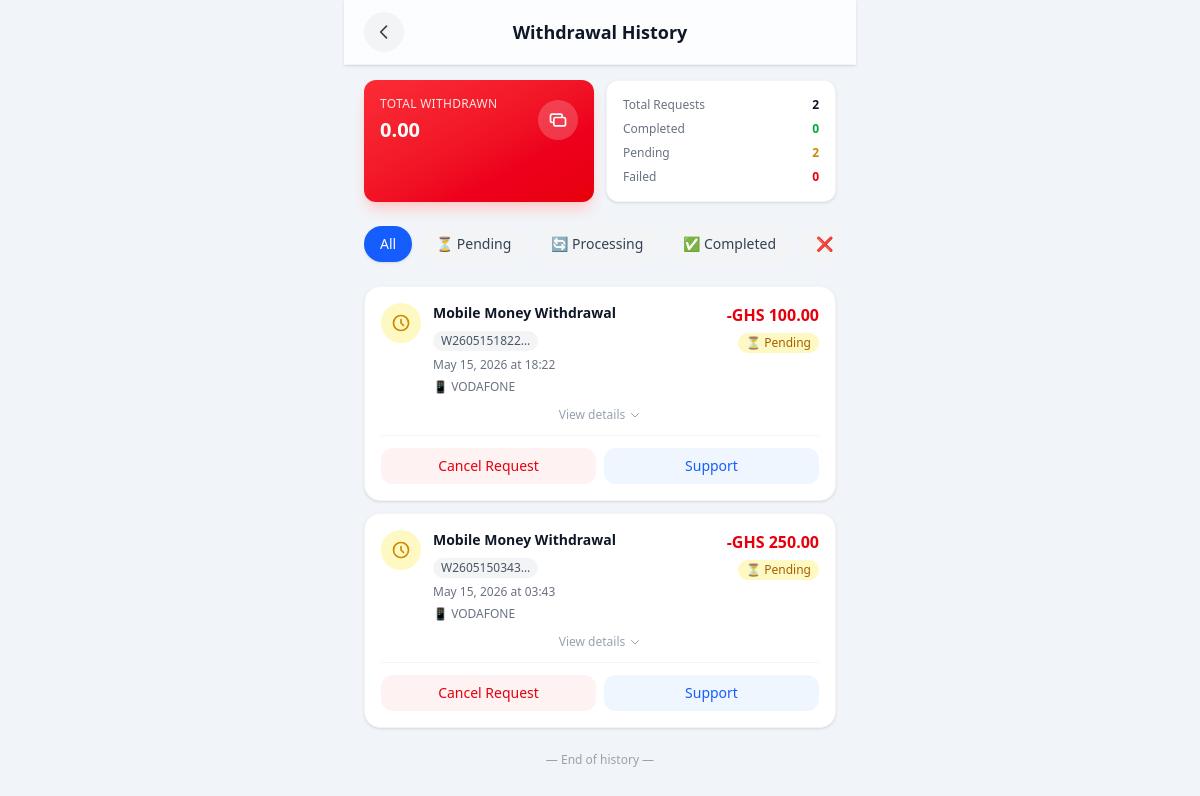
The page /core/withdrawal-records/ (signed in) on the database as committed earlier.
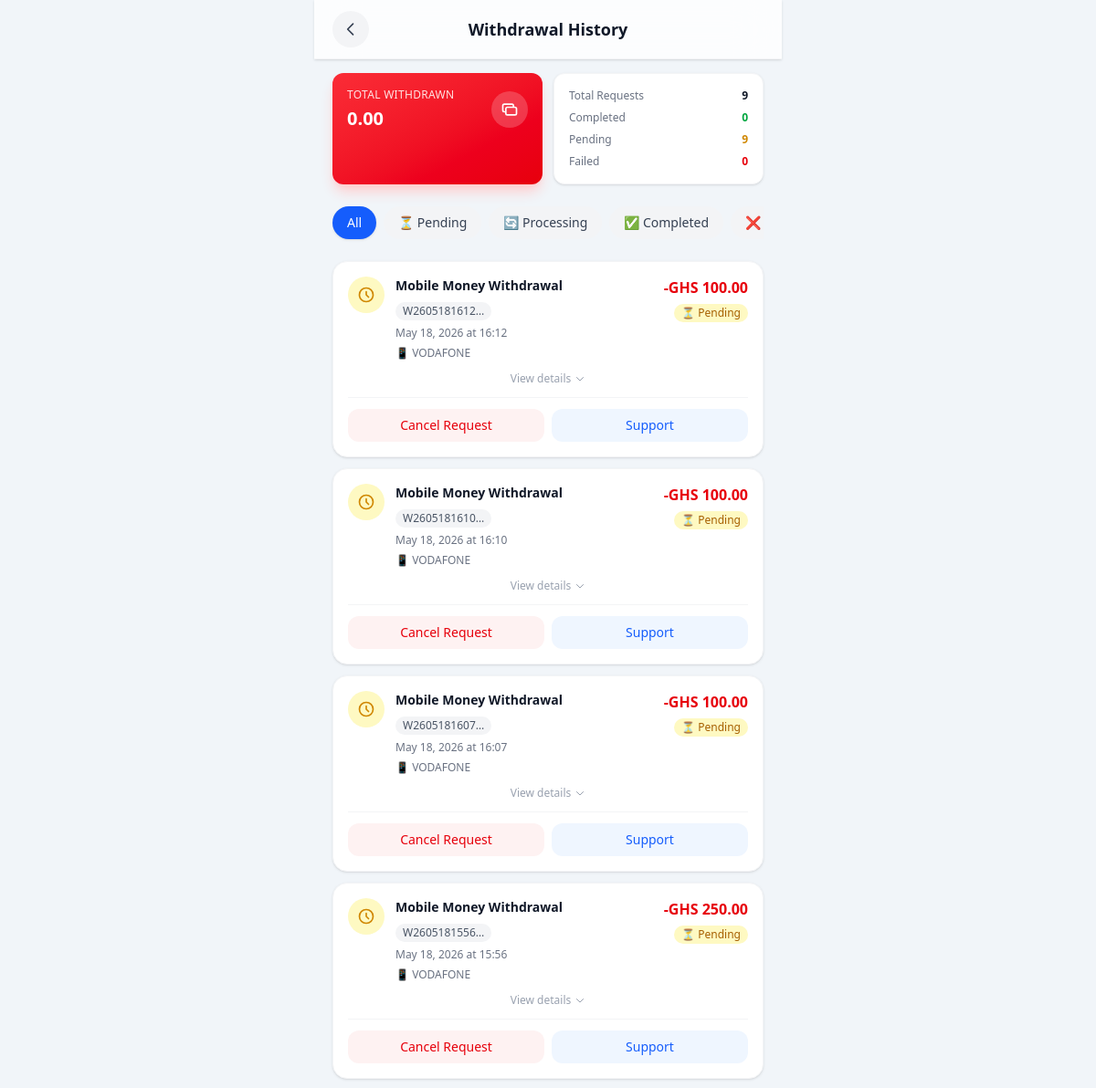
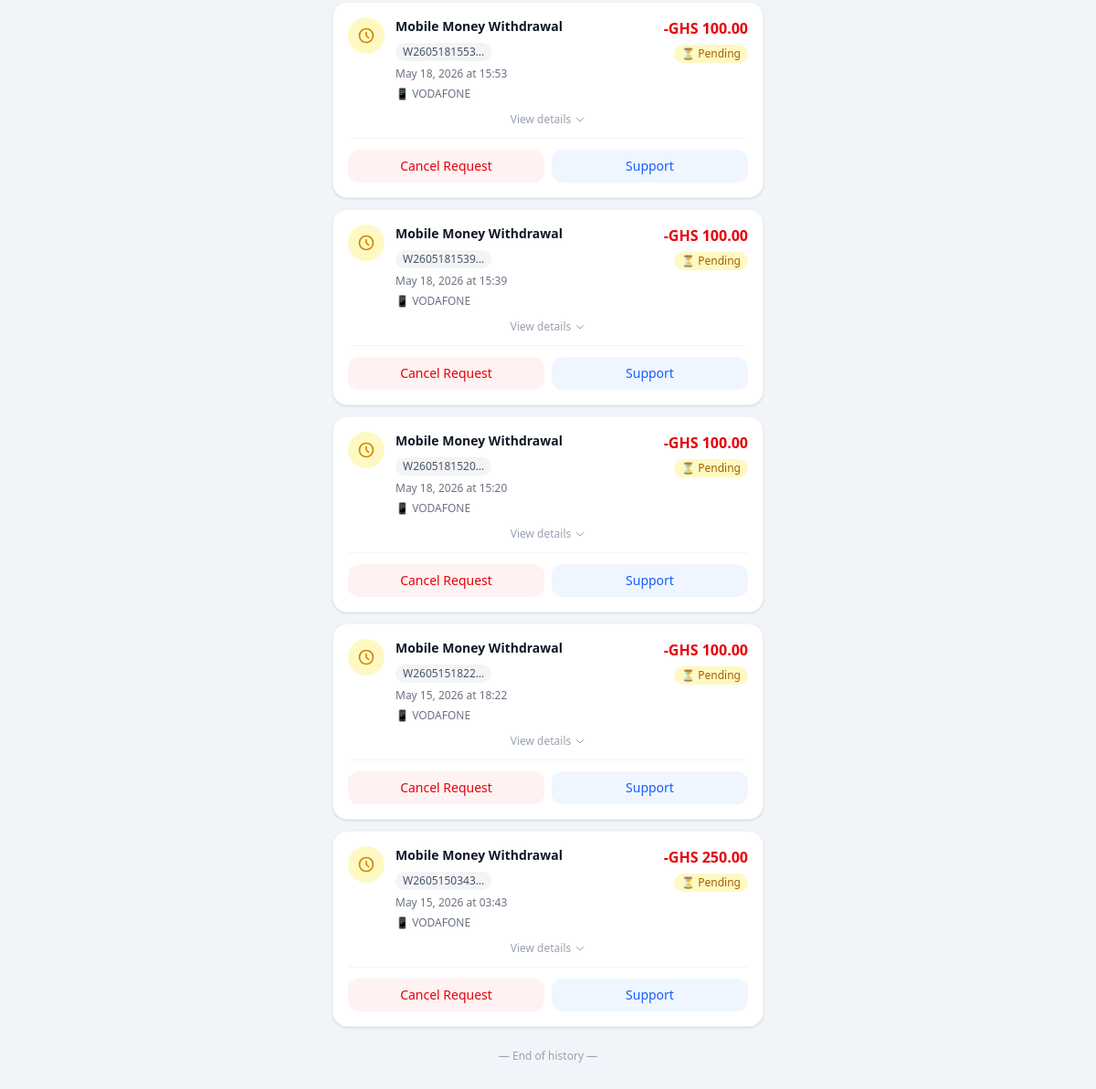
The same page on the database as committed later (2 pictures, top to bottom).
### core/models.py (models this page shows, shortened)
class WithdrawalTransaction(models.Model):
    STATUS_PENDING = 'pending'
    STATUS_PROCESSING = 'processing'
    STATUS_COMPLETED = 'completed'
    STATUS_FAILED = 'failed'
    STATUS_CHOICES = [
        (STATUS_PENDING, 'Pending'),
        (STATUS_PROCESSING, 'Processing'),
        (STATUS_COMPLETED, 'Completed'),
        (STATUS_FAILED, 'Failed'),
    ]
    WITHDRAWAL_METHODS = [
        ('mobile_money', 'Mobile Money'),
        ('bank_transfer', 'Bank Transfer'),
    ]
    id = models.UUIDField(primary_key=True, default=uuid.uuid4, editable=False)
    user = models.ForeignKey(
        settings.AUTH_USER_MODEL,
        on_delete=models.CASCADE,
        related_name='withdrawal_transactions'
    )
    reference = models.CharField(max_length=64, unique=True, blank=True)
    amount = models.DecimalField(max_digits=12, decimal_places=2)
    currency = models.CharField(max_length=10, default='GHS')
    status = models.CharField(max_length=16, choices=STATUS_CHOICES, default=STATUS_PENDING)
    withdrawal_method = models.CharField(max_length=32, choices=WITHDRAWAL_METHODS)
    withdrawal_details = models.JSONField(default=dict, blank=True, help_text='Store withdrawal method details')
    notes = models.TextField(blank=True)
    processed_at = models.DateTimeField(blank=True, null=True)
    created_at = models.DateTimeField(auto_now_add=True)
    updated_at = models.DateTimeField(auto_now=True)
    class Meta:
        ordering = ['-created_at']
        verbose_name = 'Withdrawal Transaction'
        verbose_name_plural = 'Withdrawal Transactions'

### core/views.py (the view)
# urls.py: path('withdrawal-records/', views.withdrawal_records, name='withdrawal_records'),
@login_required
def withdrawal_records(request):
    transactions = WithdrawalTransaction.objects.filter(user=request.user).order_by('-created_at')
    total_withdrawn = transactions.filter(status='completed').aggregate(Sum('amount'))['amount__sum'] or 0
    completed_count = transactions.filter(status='completed').count()
    pending_count = transactions.filter(status='pending').count()
    failed_count = transactions.filter(status='failed').count()
    processing_count = transactions.filter(status='processing').count()
    context = {
        'transactions': transactions,
        'total_withdrawn': total_withdrawn,
        'completed_count': completed_count,
        'pending_count': pending_count,
        'failed_count': failed_count,
        'processing_count': processing_count,
    }
    return render(request, 'iCare/services/pages/withdrawal-records.html', context)

### core/templates/iCare/services/pages/withdrawal-records.html (shortened to what this page needs)
{% extends "iCare/base.html" %}
{% load static %}
{% block content %}
<div class="min-h-screen bg-slate-100">
    <div class="fixed top-0 left-0 right-0 z-50 max-w-lg mx-auto bg-white/80 backdrop-blur-xl border-b border-gray-100 px-5 py-3 flex items-center justify-between shadow-sm">
        <button class="w-10 h-10 flex items-center justify-center rounded-full bg-gray-100 active:bg-gray-200 transition-all duration-200" onclick="window.history.back()">
            <svg class="w-5 h-5 text-gray-700" fill="none" stroke="currentColor" viewBox="0 0 24 24">
                <path stroke-linecap="round" stroke-linejoin="round" stroke-width="2" d="M15 19l-7-7 7-7"/>
            </svg>
        </button>
        <h1 class="text-lg font-bold text-gray-900">Withdrawal History</h1>
    </div>
    <div class="pt-20 px-5 max-w-lg mx-auto min-h-screen pb-[70px]">
        {% if transactions %}
        <div class="grid grid-cols-2 gap-3 mb-6">
            <div class="bg-gradient-to-br from-red-500 to-red-600 rounded-xl p-4 shadow-lg shadow-red-200">
                <div class="flex items-center justify-between">
                    <div>
                        <p class="text-red-100 text-xs font-medium uppercase tracking-wide">Total Withdrawn</p>
                        <p class="text-white text-xl font-bold mt-1">
                            {{ total_withdrawn|floatformat:2 }}
                        </p>
                    </div>
                    <div class="w-10 h-10 bg-white/20 rounded-full flex items-center justify-center backdrop-blur-sm">
                        <svg class="w-5 h-5 text-white" fill="none" stroke="currentColor" viewBox="0 0 24 24">
                            <path stroke-linecap="round" stroke-linejoin="round" stroke-width="2" d="M17 9V7a2 2 0 00-2-2H5a2 2 0 00-2 2v6a2 2 0 002 2h2m2 4h10a2 2 0 002-2v-6a2 2 0 00-2-2H9a2 2 0 00-2 2v6a2 2 0 002 2z"/>
                        </svg>
                    </div>
                </div>
            </div>
            <div class="bg-white rounded-xl p-4 shadow-sm border border-gray-100">
                <div class="space-y-2">
                    <div class="flex justify-between items-center text-xs">
                        <span class="text-gray-500">Total Requests</span>
                        <span class="font-semibold text-gray-900">{{ transactions|length }}</span>
                    </div>
                    <div class="flex justify-between items-center text-xs">
                        <span class="text-gray-500">Completed</span>
                        <span class="font-semibold text-green-600">{{ completed_count }}</span>
                    </div>
                    <div class="flex justify-between items-center text-xs">
                        <span class="text-gray-500">Pending</span>
                        <span class="font-semibold text-yellow-600">{{ pending_count }}</span>
                    </div>
                    <div class="flex justify-between items-center text-xs">
                        <span class="text-gray-500">Failed</span>
                        <span class="font-semibold text-red-600">{{ failed_count }}</span>
                    </div>
                </div>
            </div>
        </div>
        {% endif %}
        <div class="flex gap-2 mb-5 overflow-x-auto scrollbar-hide pb-1">
            <button data-filter="all" class="filter-btn px-4 py-2 rounded-full text-sm font-medium bg-blue-600 text-white shadow-sm transition-all whitespace-nowrap">
                All
            </button>
            <button data-filter="pending" class="filter-btn px-4 py-2 rounded-full text-sm font-medium bg-gray-100 text-gray-700 hover:bg-gray-200 transition-all whitespace-nowrap">
                ⏳ Pending
            </button>
            <button data-filter="processing" class="filter-btn px-4 py-2 rounded-full text-sm font-medium bg-gray-100 text-gray-700 hover:bg-gray-200 transition-all whitespace-nowrap">
                🔄 Processing
            </button>
            <button data-filter="completed" class="filter-btn px-4 py-2 rounded-full text-sm font-medium bg-gray-100 text-gray-700 hover:bg-gray-200 transition-all whitespace-nowrap">
                ✅ Completed
            </button>
            <button data-filter="failed" class="filter-btn px-4 py-2 rounded-full text-sm font-medium bg-gray-100 text-gray-700 hover:bg-gray-200 transition-all whitespace-nowrap">
                ❌ Failed
            </button>
        </div>
        <div class="space-y-3" id="withdrawals-list">
            {% for transaction in transactions %}
            <div class="withdrawal-item bg-white rounded-2xl p-4 shadow-sm border border-gray-100 hover:shadow-md transition-all duration-200"
                 data-status="{{ transaction.status }}">
                <div class="flex items-start justify-between gap-3">
                    <div class="flex items-start gap-3 flex-1">
                        <div class="w-10 h-10 rounded-full flex items-center justify-center flex-shrink-0
                            {% if transaction.status == 'completed' %}bg-green-100
                            {% elif transaction.status == 'pending' %}bg-yellow-100
                            {% elif transaction.status == 'failed' %}bg-red-100
                            {% elif transaction.status == 'processing' %}bg-blue-100
                            {% else %}bg-gray-100{% endif %}">
                            {% if transaction.status == 'completed' %}
                            <svg class="w-5 h-5 text-green-600" fill="none" stroke="currentColor" viewBox="0 0 24 24">
                                <path stroke-linecap="round" stroke-linejoin="round" stroke-width="2" d="M5 13l4 4L19 7"/>
                            </svg>
                            {% elif transaction.status == 'pending' %}
                            <svg class="w-5 h-5 text-yellow-600" fill="none" stroke="currentColor" viewBox="0 0 24 24">
                                <path stroke-linecap="round" stroke-linejoin="round" stroke-width="2" d="M12 8v4l3 3m6-3a9 9 0 11-18 0 9 9 0 0118 0z"/>
                            </svg>
                            {% elif transaction.status == 'failed' %}
                            <svg class="w-5 h-5 text-red-600" fill="none" stroke="currentColor" viewBox="0 0 24 24">
                                <path stroke-linecap="round" stroke-linejoin="round" stroke-width="2" d="M6 18L18 6M6 6l12 12"/>
                            </svg>
                            {% elif transaction.status == 'processing' %}
                            <svg class="w-5 h-5 text-blue-600 animate-spin-slow" fill="none" stroke="currentColor" viewBox="0 0 24 24">
                                <path stroke-linecap="round" stroke-linejoin="round" stroke-width="2" d="M4 4v5h.582m15.356 2A8.001 8.001 0 004.582 9m0 0H9m11 11v-5h-.581m0 0a8.003 8.003 0 01-15.357-2m15.357 2H15"/>
                            </svg>
                            {% endif %}
                        </div>
                        <div class="flex-1 min-w-0">
                            <div class="flex items-center gap-2 flex-wrap">
                                <p class="text-sm font-semibold text-gray-900">
                                    {% if transaction.withdrawal_method == 'mobile_money' %}
                                        Mobile Money Withdrawal
                                    {% else %}
                                        Bank Transfer
                                    {% endif %}
                                </p>
                                <span class="text-xs bg-gray-100 px-2 py-0.5 rounded-full text-gray-600">
                                    {{ transaction.reference|truncatechars:12 }}
                                </span>
                            </div>
                            <p class="text-xs text-gray-500 mt-1.5">
                                {{ transaction.created_at|date:"M d, Y \a\t H:i" }}
                            </p>
                            {% if transaction.withdrawal_details %}
                            <div class="mt-1.5 text-xs text-gray-500">
                                {% if transaction.withdrawal_details.network %}
                                    📱 {{ transaction.withdrawal_details.network|upper }}
                                {% elif transaction.withdrawal_details.bank_name %}
                                    🏦 {{ transaction.withdrawal_details.bank_name|truncatechars:20 }}
                                {% endif %}
                            </div>
                            {% endif %}
                        </div>
                    </div>
                    <div class="text-right flex-shrink-0">
                        <p class="text-base font-bold text-red-600">
                            -GHS {{ transaction.amount|floatformat:2 }}
                        </p>
                        <p class="text-xs font-medium mt-1.5 px-2 py-0.5 rounded-full inline-block
                            {% if transaction.status == 'completed' %}bg-green-100 text-green-700
                            {% elif transaction.status == 'pending' %}bg-yellow-100 text-yellow-700
                            {% elif transaction.status == 'failed' %}bg-red-100 text-red-700
                            {% elif transaction.status == 'processing' %}bg-blue-100 text-blue-700
                            {% else %}bg-gray-100 text-gray-700{% endif %}">
                            {% if transaction.status == 'processing' %}
                                🔄 Processing
                            {% elif transaction.status == 'completed' %}
                                ✅ Completed
                            {% elif transaction.status == 'pending' %}
                                ⏳ Pending
                            {% elif transaction.status == 'failed' %}
                                ❌ Failed
                            {% else %}
                                {{ transaction.status|title }}
                            {% endif %}
                        </p>
                    </div>
                </div>
                <button class="expand-btn mt-3 w-full text-center text-xs text-gray-400 hover:text-gray-600 transition flex items-center justify-center gap-1">
                    <span>View details</span>
                    <svg class="w-3 h-3 transition-transform expand-icon" fill="none" stroke="currentColor" viewBox="0 0 24 24">
                        <path stroke-linecap="round" stroke-linejoin="round" stroke-width="2" d="M19 9l-7 7-7-7"/>
                    </svg>
                </button>
                {% if transaction.status == 'pending' %}
                <div class="mt-3 pt-3 border-t border-gray-100 flex gap-2">
                    <button onclick="cancelWithdrawal('{{ transaction.id }}')" class="flex-1 py-2 text-sm text-red-600 bg-red-50 rounded-xl hover:bg-red-100 transition font-medium">
                        Cancel Request
                    </button>
                    <button class="flex-1 py-2 text-sm text-blue-600 bg-blue-50 rounded-xl hover:bg-blue-100 transition font-medium">
                        Support
                    </button>
                </div>
                {% endif %}
            </div>
            {% endfor %}
        </div>
        {% if transactions %}
        <div class="text-center py-6">
            <p class="text-xs text-gray-400">— End of history —</p>
        </div>
        {% endif %}
    </div>
</div>
{% endblock %}

### core/templates/iCare/base.html (shortened to what this page needs)
{% load static tailwind_tags pwa %}
<!DOCTYPE html>
<html lang="en">
<head>
    {% tailwind_css %}
</head>
<body class="bg-gray-50" hx-headers='{"X-CSRFToken": "{{ csrf_token }}"}'>
    <main>
        {% block content %}{% endblock %}
    </main>
</body>
</html>

### core/templates/iCare/services/pages/withdrawal-records.html (style rules this page uses)
.scrollbar-hide { -ms-overflow-style: none; scrollbar-width: none; }
.expand-icon { transition: transform 0.2s ease; }

Rows that differ between the two databases and show on the page:
added WithdrawalTransaction: status "pending" (drawn), withdrawal_method "Mobile Money Withdrawal"
added WithdrawalTransaction: status "pending" (drawn), withdrawal_method "Mobile Money Withdrawal"
added WithdrawalTransaction: status "pending" (drawn), withdrawal_method "Mobile Money Withdrawal"
added WithdrawalTransaction: status "pending" (drawn), withdrawal_method "Mobile Money Withdrawal"
added WithdrawalTransaction: status "pending" (drawn), withdrawal_method "Mobile Money Withdrawal"
added WithdrawalTransaction: status "pending" (drawn), withdrawal_method "Mobile Money Withdrawal"
added WithdrawalTransaction: status "pending" (drawn), withdrawal_method "Mobile Money Withdrawal"
Other text that changed with them:
{{ transactions|length }}: "2" → "9"
{{ pending_count }}: "2" → "9"
